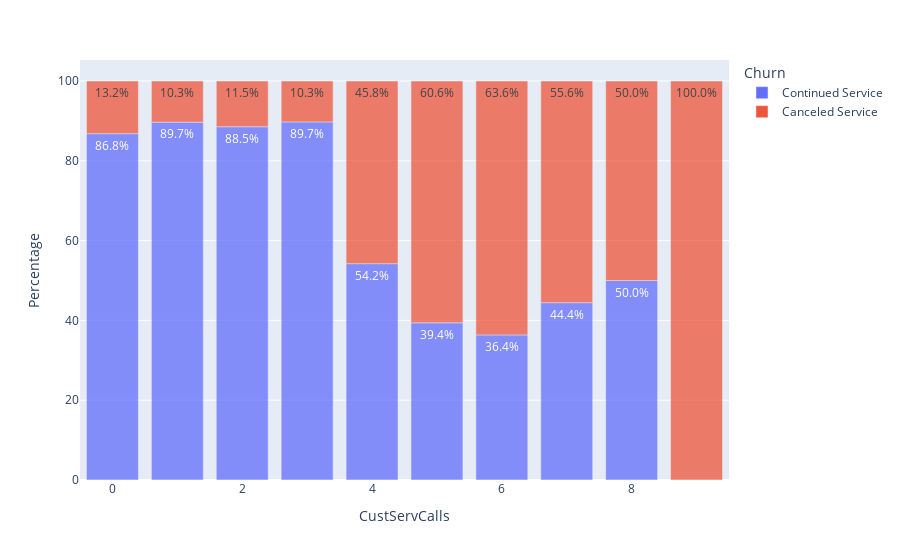

Notebook source saved alongside this figure:
### Code cell
grouped = df.groupby(["CustServCalls", "Churn"]).size().reset_index(name="Count")

grouped["Percentage"] = grouped.groupby("CustServCalls")["Count"].transform(lambda x: 100 * x / x.sum())

fig = px.bar(
    grouped, 
    x="CustServCalls", 
    y="Percentage", 
    color="Churn", 
    text=grouped["Percentage"].round(1).astype(str) + "%",  # Display percentage labels
    opacity = 0.75,
    category_orders={"Churn":["Continued Service","Canceled Service"]}
)

fig.show()

### Figure 1 — Plotly figure (JSON) as saved in the notebook; plotly's stock layout.template omitted (floating-point values rounded to 4 significant figures)
{"data": [{"alignmentgroup": "True", "hovertemplate": "Churn=Continued Service<br>CustServCalls=%{x}<br>Percentage=%{y}<br>text=%{text}<extra></extra>", "legendgroup": "Continued Service", "marker": {"color": "#636efa", "opacity": 0.75, "pattern": {"shape": ""}}, "name": "Continued Service", "offsetgroup": "Continued Service", "orientation": "v", "showlegend": true, "text": ["86.8%", "89.7%", "88.5%", "89.7%", "54.2%", "39.4%", "36.4%", "44.4%", "50.0%"], "textposition": "auto", "type": "bar", "x": [0, 1, 2, 3, 4, 5, 6, 7, 8], "xaxis": "x", "y": [86.8, 89.67, 88.54, 89.74, 54.22, 39.39, 36.36, 44.44, 50], "yaxis": "y"}, {"alignmentgroup": "True", "hovertemplate": "Churn=Canceled Service<br>CustServCalls=%{x}<br>Percentage=%{y}<br>text=%{text}<extra></extra>", "legendgroup": "Canceled Service", "marker": {"color": "#EF553B", "opacity": 0.75, "pattern": {"shape": ""}}, "name": "Canceled Service", "offsetgroup": "Canceled Service", "orientation": "v", "showlegend": true, "text": ["13.2%", "10.3%", "11.5%", "10.3%", "45.8%", "60.6%", "63.6%", "55.6%", "50.0%", "100.0%"], "textposition": "auto", "type": "bar", "x": [0, 1, 2, 3, 4, 5, 6, 7, 8, 9], "xaxis": "x", "y": [13.2, 10.33, 11.46, 10.26, 45.78, 60.61, 63.64, 55.56, 50, 100], "yaxis": "y"}], "layout": {"barmode": "relative", "legend": {"title": {"text": "Churn"}, "tracegroupgap": 0}, "margin": {"t": 60}, "xaxis": {"anchor": "y", "domain": [0, 1], "title": {"text": "CustServCalls"}}, "yaxis": {"anchor": "x", "domain": [0, 1], "title": {"text": "Percentage"}}}}
